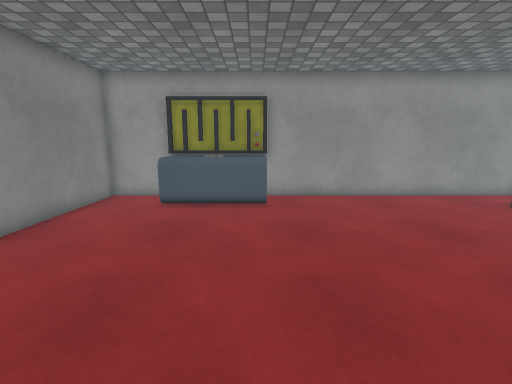
[1] (above)

12 first-person views from a walk through a Unity game level. The camera is 1.3 m above the floor, tilts 10° down and sees 85° across. The floor is counted in squares, 0.5 m on a side. Each view is taken from the middle of a square. On the plan, view 1 faces up. The plan holds only what a view shows up to about 19 squares ahead; the rest is blank. The place goes on beyond the plan. The player is left out. Door leaves are left out, so doorways stand open. Some surface patterns are stand-ins.

[2]
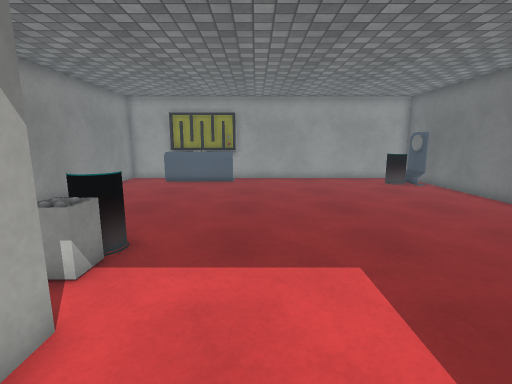

[3]
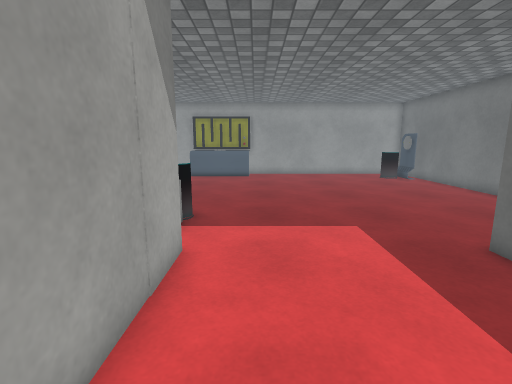

[4]
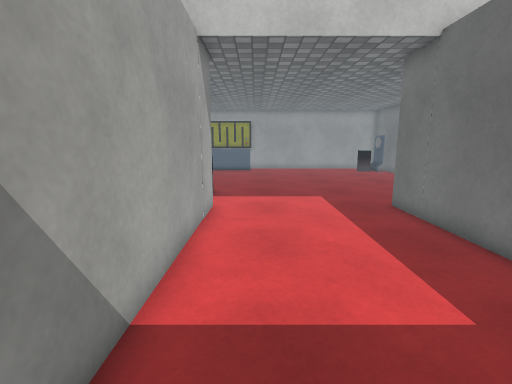

[5]
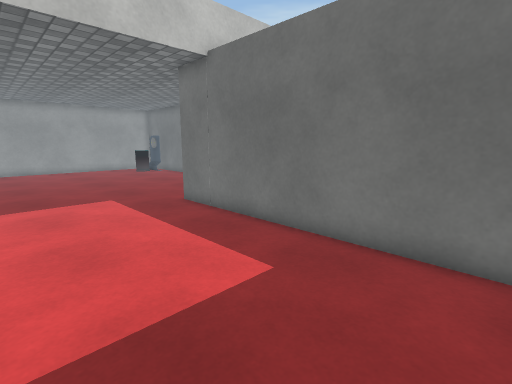

[6]
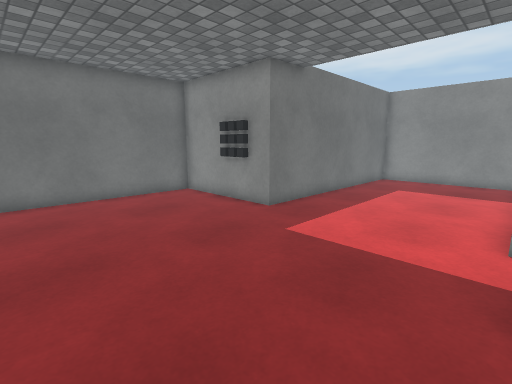

[7]
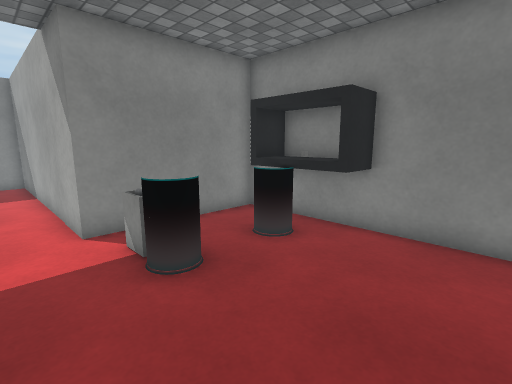

[8]
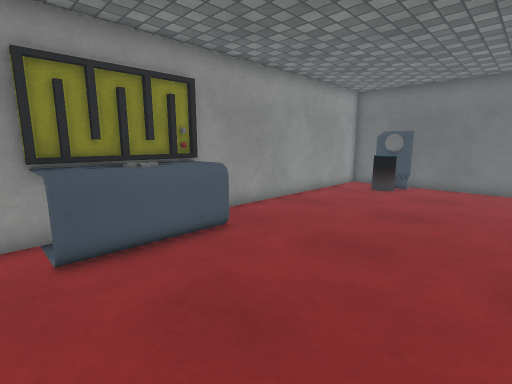

[9]
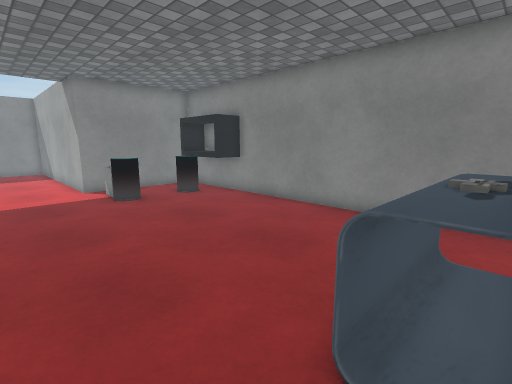

[10]
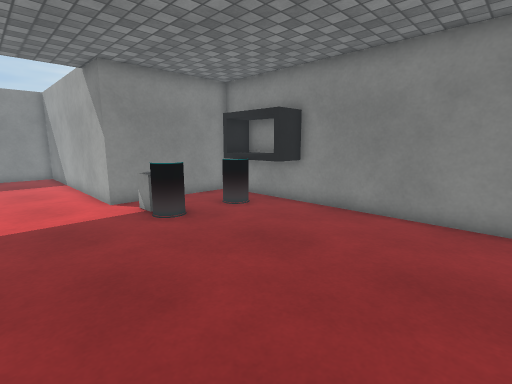

[11]
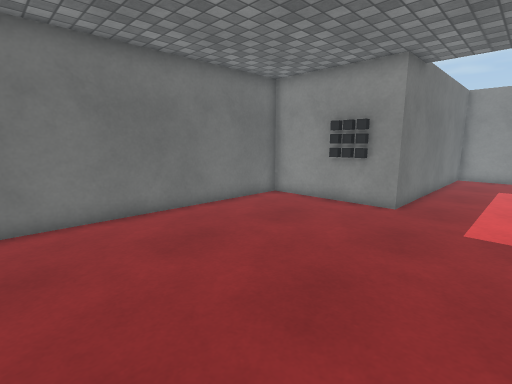

[12]
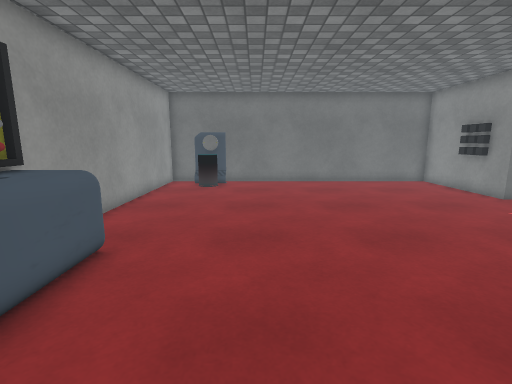

### Floor plan
Key: @ floor where view 1 was taken; # wall or solid block; . floor; D open door; = window, fence, low wall or low ledge; T table; O other object.
Columns run from 7 left of view 1 to 13 right of it. Each row starts with its distance up from view 1.
 14 #####################
 13 #..TTTTT#...........#
 12 #..TTTTT...........##
 11 #................OO##
 10 #.................O##
  9 #...................#
  8 #...................#
  7 #...................#
  6 #...................#
  5 #...................#
  4 #...................#
  3 #...................#
  2 #O..................#
  1 OO..................#
  0 OO= .==@............#
 -1 OO= .#O.............#
 -2 #O...#O.............#
 -3 #    ##.......####  #
 -4 #######DDDDDDD#######
 -5       #DDDDDDD#
 -6       #.......#
 -7       #.......#
 -8       #.......#
 -9       #.......#
-10       #.......#
-11       #.......#
-12       #.......#
-13       #.......#
-14       #.......#
-15       #.......#
-16       #########

Where each view was taken, in squares from view 1:
view 1: 0 up, 0 right, facing up
view 2: 7 down, 2 right, facing up
view 3: 10 down, 1 right, facing up
view 4: 15 down, 1 right, facing up
view 5: 15 down, 0 right, facing up-right
view 6: 5 up, 1 left, facing down-right
view 7: 5 up, 1 right, facing down-left
view 8: 5 up, 5 left, facing up-right
view 9: 13 up, 3 right, facing down-left
view 10: 9 up, 3 right, facing down-left
view 11: 8 up, 3 right, facing down-right
view 12: 8 up, 6 left, facing right
